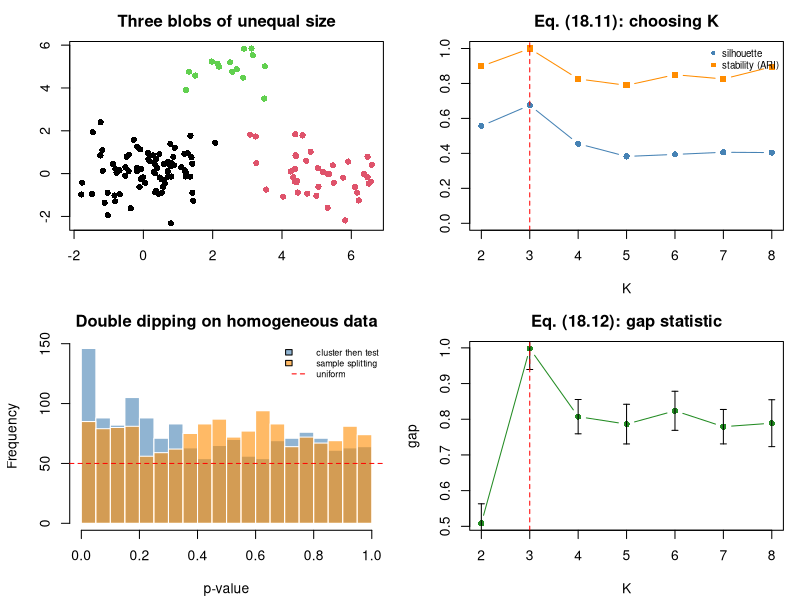

Write the R code that produced this figure.
#' ---
#' title: "Module 18 - Distances, clustering, and embeddings"
#' output: html_document
#' ---
#'
#' **Curriculum link:** `stats.md` -> Topic 18, equations (18.1)-(18.14)
#'
#' Clustering always returns clusters. Which would survive a different distance,
#' a different seed, or a different half of the data?
#'
#' ## What you will learn
#'
#' 1. The distance zoo (18.1)-(18.5) and the Euclidean/correlation identity (18.6).
#' 2. The curse of dimensionality (18.7).
#' 3. Linkage choice (18.8)-(18.9) and k-means (18.10).
#' 4. Choosing K: silhouette (18.11), gap statistic (18.12), **stability**.
#' 5. Double dipping: testing the features that defined the clusters.

#+ setup, message = FALSE
suppressPackageStartupMessages(library(cluster))
MODULE_NAME <- "18_distances_and_clustering"
OUT <- file.path(Sys.getenv("STATS_OUT", unset = "results"), MODULE_NAME)
dir.create(OUT, recursive = TRUE, showWarnings = FALSE)
header <- function(txt) cat("\n", strrep("=", 72), "\n", txt, "\n",
                            strrep("=", 72), "\n", sep = "")

#' ## 1. The distance zoo, eq. (18.1)-(18.6)

#+ distances
header("1. Different distances answer different questions (18.1)-(18.5)")
profiles <- rbind(geneA = 1:6, geneB = 11:16, geneC = 6:1)
corr_distance <- function(a, b) 1 - cor(a, b)                   # eq. (18.2)
cosine_distance <- function(a, b) 1 - sum(a*b)/(sqrt(sum(a^2))*sqrt(sum(b^2)))
bray_curtis <- function(a, b) sum(abs(a-b)) / sum(a+b)          # eq. (18.4)
cat(sprintf("  %-14s%11s%13s%9s%13s\n", "pair", "Euclidean", "correlation",
            "cosine", "Bray-Curtis"))
for (pr in list(c("geneA","geneB"), c("geneA","geneC"), c("geneB","geneC"))) {
  a <- profiles[pr[1], ]; b <- profiles[pr[2], ]
  cat(sprintf("  %-14s%11.3f%13.3f%9.3f%13.3f\n", paste(pr, collapse="-"),
              sqrt(sum((a-b)^2)), corr_distance(a,b), cosine_distance(a,b),
              bray_curtis(a,b)))
}
cat("\n  A-B: identical SHAPE, different level. Correlation distance says 0;\n")
cat("  Euclidean says 24.5. Choose the distance from the QUESTION.\n")
set.seed(1801)
p <- 50; xv <- rnorm(p); yv <- 0.6*xv + rnorm(p)
zx <- scale(xv)[, 1]; zy <- scale(yv)[, 1]
cat(sprintf("\n  Verifying eq. (18.6): d^2(z_x, z_y) = 2(p-1)(1-r)\n"))
cat(sprintf("    d^2 computed = %.6f\n", sum((zx-zy)^2)))
cat(sprintf("    2(p-1)(1-r)  = %.6f   <- identical\n", 2*(p-1)*(1-cor(xv,yv))))
cat("  Clustering z-scored features by Euclidean distance IS clustering by\n")
cat("  correlation. Knowing this prevents a lot of method-shopping.\n")

#' ## 2. The curse of dimensionality, eq. (18.7)

#+ curse
header("2. In high dimensions all points are equidistant (18.7)")
set.seed(1802)
cat(sprintf("  %14s%25s\n", "dimensions p", "(max-min)/min distance"))
for (pp in c(2, 10, 100, 1000, 10000)) {
  Xd <- matrix(rnorm(200*pp), 200)
  D <- as.matrix(dist(Xd)); diag(D) <- NA
  cat(sprintf("  %14s%25.4f\n", format(pp, big.mark = ","),
              mean((apply(D, 1, max, na.rm=TRUE) - apply(D, 1, min, na.rm=TRUE)) /
                     apply(D, 1, min, na.rm=TRUE))))
}
cat("\n  The contrast between nearest and farthest neighbour COLLAPSES. This is\n")
cat("  why every scRNA-seq pipeline builds its neighbour graph in the top ~30\n")
cat("  PCs, not in 20,000-dimensional gene space.\n")

#' ## 3. Linkage and k-means, eq. (18.8)-(18.10)

#+ linkage
header("3. Linkage choice changes the answer (18.8)-(18.10)")
set.seed(1803)
truth <- rep(1:3, c(80, 40, 15))
centres <- rbind(c(0,0), c(5,0), c(2.5,4.5))
Xb <- do.call(rbind, lapply(1:3, function(k)
  matrix(rnorm(c(80,40,15)[k]*2, rep(centres[k,], each=c(80,40,15)[k]), 0.9),
         ncol = 2)))
adj_rand <- function(a, b) {
  tab <- table(a, b); n <- sum(tab)
  sum_comb <- function(x) sum(choose(x, 2))
  idx <- sum_comb(tab); ea <- sum_comb(rowSums(tab)); eb <- sum_comb(colSums(tab))
  exp_idx <- ea * eb / choose(n, 2)
  (idx - exp_idx) / ((ea + eb)/2 - exp_idx)
}
D <- dist(Xb)
cat(sprintf("  %-14s%25s\n", "linkage", "adjusted Rand vs truth"))
for (meth in c("single", "complete", "average", "ward.D2"))
  cat(sprintf("  %-14s%25.3f\n", meth,
              adj_rand(truth, cutree(hclust(D, method = meth), 3))))
km <- kmeans(Xb, 3, nstart = 25)
cat(sprintf("  %-14s%25.3f\n", "k-means", adj_rand(truth, km$cluster)))
cat("\n  Single linkage chains and usually fails on omics data. Ward.D2\n")
cat("  REQUIRES Euclidean distance; applying it to a correlation distance is\n")
cat("  not meaningful. (Note ward.D2 expects ORDINARY distances, ward.D\n")
cat("  expects SQUARED ones - a common silent error.)\n")
cat("\n  k-means depends on INITIALISATION. On these well-separated blobs even\n")
cat("  nstart=1 succeeds, so a harder case is needed to see the problem -\n")
cat("  6 overlapping clusters in 10 dimensions:\n")
set.seed(18031)
n_k <- 6
cent <- matrix(rnorm(n_k * 10, 0, 1.3), n_k)
truth_h <- rep(seq_len(n_k), each = 30)
Xh <- cent[truth_h, ] + matrix(rnorm(n_k * 30 * 10, 0, 1.0), ncol = 10)
cat(sprintf("    %-12s%12s%10s%14s\n", "nstart", "ARI mean", "ARI min", "failures/20"))
for (ns in c(1, 5, 25)) {
  aris <- sapply(1:20, function(s) {
    set.seed(s); adj_rand(truth_h, kmeans(Xh, n_k, nstart = ns)$cluster) })
  cat(sprintf("    %-12d%12.3f%10.3f%14s\n", ns, mean(aris), min(aris),
              sprintf("%d/20", sum(aris < mean(aris) - 0.05))))
}
cat("    Lloyd's algorithm converges to a LOCAL optimum; nstart takes the best\n")
cat("    of several random starts. Use nstart >= 25 and report the seed.\n")

#' ## 4. Choosing K: silhouette, gap statistic, stability

#+ choosing-k
header("4. How many clusters? (18.11)-(18.12) and stability")
gap_statistic <- function(X, k_max = 8, B = 20) {
  Wk <- function(X, k) { km <- kmeans(X, k, nstart = 10)
                         sum(km$withinss) }
  mins <- apply(X, 2, min); maxs <- apply(X, 2, max)
  gaps <- sks <- numeric(k_max)
  for (k in 1:k_max) {
    logW <- log(Wk(X, k))
    ref <- replicate(B, log(Wk(mapply(function(lo, hi) runif(nrow(X), lo, hi),
                                      mins, maxs), k)))
    gaps[k] <- mean(ref) - logW                                 # eq. (18.12)
    sks[k] <- sd(ref) * sqrt(1 + 1/B)
  }
  list(gap = gaps, sk = sks)
}
cluster_stability <- function(X, k, n_boot = 40, frac = 0.8) {
  base <- kmeans(X, k, nstart = 25)$cluster
  mean(replicate(n_boot, {
    idx <- sample(nrow(X), floor(frac*nrow(X)))
    adj_rand(base[idx], kmeans(X[idx, ], k, nstart = 25)$cluster)
  }))
}
set.seed(1804)
gs <- gap_statistic(Xb, 8)
cat(sprintf("  %3s%13s%9s%10s%18s\n", "K", "silhouette", "gap", "gap s_k", "stability (ARI)"))
for (k in 2:8) {
  lab <- kmeans(Xb, k, nstart = 25)$cluster
  sil <- mean(silhouette(lab, D)[, 3])                          # eq. (18.11)
  cat(sprintf("  %3d%13.3f%9.3f%10.3f%18.3f\n", k, sil, gs$gap[k], gs$sk[k],
              cluster_stability(Xb, k)))
}
k_gap <- which(sapply(1:7, function(k) gs$gap[k] >= gs$gap[k+1] - gs$sk[k+1]))[1]
cat(sprintf("\n  gap-statistic rule selects K = %d   (truth: 3)\n", k_gap))
cat("\n  Negative control - ONE homogeneous Gaussian cloud, no clusters:\n")
set.seed(1805)
Xnull <- matrix(rnorm(135*2), 135)
gn <- gap_statistic(Xnull, 6)
for (k in 2:5) {
  lab <- kmeans(Xnull, k, nstart = 25)$cluster
  cat(sprintf("    K=%d: silhouette %.3f, gap %+.3f, stability %.3f\n", k,
              mean(silhouette(lab, dist(Xnull))[, 3]), gn$gap[k],
              cluster_stability(Xnull, k, n_boot = 20)))
}
cat("  Silhouette is POSITIVE even with no real structure - it ALWAYS finds\n")
cat("  something. The gap statistic and stability are far more informative.\n")

#' ## 5. Embedding distances and cluster areas are meaningless, eq. (18.14)
#'
#' Python's module uses t-SNE. The base R image has no t-SNE, but the point is
#' not specific to it: any embedding that preserves only LOCAL structure
#' discards global geometry. Non-metric MDS (`MASS::isoMDS`) makes this
#' explicit, because it fits the ORDER of the distances and not their size.

#+ embedding
header("5. Embedding distances and cluster areas are meaningless (18.14)")
set.seed(1804)
## Three groups at KNOWN, very different true separations.
g1 <- matrix(rnorm(60 * 10), 60)
g2 <- matrix(rnorm(60 * 10), 60); g2[, 1] <- g2[, 1] + 6    # near g1
g3 <- matrix(rnorm(60 * 10), 60); g3[, 1] <- g3[, 1] + 40   # VERY far
Xt <- rbind(g1, g2, g3)
lab <- rep(1:3, each = 60)
cen <- function(M) colMeans(M)
true_d12 <- sqrt(sum((cen(g1) - cen(g2))^2))
true_d13 <- sqrt(sum((cen(g1) - cen(g3))^2))
cat(sprintf("  TRUE centroid distances: d(1,2) = %.2f, d(1,3) = %.2f   ratio %.2f\n",
            true_d12, true_d13, true_d13 / true_d12))
D_emb <- dist(Xt)
cat(sprintf("\n  %-26s%13s%13s%8s\n", "embedding", "emb d(1,2)", "emb d(1,3)",
            "ratio"))
emb_ratio <- function(E) {
  a <- colMeans(E[lab == 1, ]); b <- colMeans(E[lab == 2, ])
  cc <- colMeans(E[lab == 3, ])
  c(sqrt(sum((a - b)^2)), sqrt(sum((a - cc)^2)))
}
## Metric MDS (PCA on distances) DOES preserve global geometry - the control.
e_cmd <- cmdscale(D_emb, k = 2)
r_ <- emb_ratio(e_cmd)
cat(sprintf("  %-26s%13.2f%13.2f%8.2f\n", "classical (metric) MDS", r_[1],
            r_[2], r_[2] / r_[1]))
## Non-metric MDS keeps only the RANK of the distances.
for (sd_ in c(1, 2)) {
  set.seed(sd_)
  init <- cmdscale(D_emb, k = 2) + matrix(rnorm(2 * nrow(Xt), 0, 5), ncol = 2)
  e <- suppressWarnings(MASS::isoMDS(D_emb, y = init, k = 2, trace = FALSE)$points)
  r_ <- emb_ratio(e)
  cat(sprintf("  %-26s%13.2f%13.2f%8.2f\n",
              sprintf("non-metric MDS, seed %d", sd_), r_[1], r_[2],
              r_[2] / r_[1]))
}
cat(sprintf("\n  The TRUE ratio is %.1f. Classical MDS reproduces it, because it
  minimises a METRIC stress and so keeps the geometry. Non-metric MDS does not:
  it only has to get the ORDER right, so it is free to place the far group at
  whatever distance makes the local structure fit, and the answer moves with
  the starting configuration.\n", true_d13 / true_d12))
cat("
  t-SNE and UMAP are further along the same spectrum. Both optimise a
  neighbourhood objective (eq. 18.14) that preserves LOCAL structure and
  deliberately discards global geometry, and both add a random initialisation
  on top. A t-SNE map's between-cluster gaps and cluster areas are artefacts of
  perplexity, initialisation and seed.

  NEVER: measure distances on a nonlinear embedding; compare cluster areas;
  report an embedding without the seed, perplexity or n_neighbors, and n_PCs
  used. If you need distances, compute them in the space you trust (the PCs),
  not on the picture.\n")

#' ## 6. Double dipping in clustering

#+ double-dipping
header("6. Testing the features that defined the clusters")
set.seed(1806)
n <- 100; G <- 1500
Xhom <- matrix(rnorm(n*G), n)               # ONE homogeneous population
lab2 <- kmeans(Xhom, 2, nstart = 25)$cluster
p_naive <- sapply(1:G, function(j) t.test(Xhom[lab2==1, j], Xhom[lab2==2, j])$p.value)
cat(sprintf("  Data: ONE homogeneous Gaussian cloud (n=%d, p=%d), no subgroups.\n", n, G))
cat(sprintf("  k-means K=2 cluster sizes: %s\n", paste(table(lab2), collapse = " ")))
cat(sprintf("  'differential' features at p < 0.05 : %.1f%%  (should be 5%%)\n",
            100*mean(p_naive < 0.05)))
cat(sprintf("  surviving BH FDR 0.05               : %d\n",
            sum(p.adjust(p_naive, "BH") < 0.05)))
split_test <- function(X, seed = 1) {
  ## Learn the separating direction on one half, apply it to the other.
  set.seed(seed)
  idx <- sample(nrow(X)); tr <- idx[1:(nrow(X)/2)]; te <- idx[-(1:(nrow(X)/2))]
  km_tr <- kmeans(X[tr, ], 2, nstart = 25)
  direction <- km_tr$centers[2, ] - km_tr$centers[1, ]
  proj <- X[te, ] %*% direction
  lt <- as.integer(proj > median(proj))
  sapply(seq_len(ncol(X)), function(j) t.test(X[te, j][lt==0], X[te, j][lt==1])$p.value)
}
p_split <- split_test(Xhom)
cat(sprintf("\n  With sample splitting (direction learned on half, tested on the other):\n"))
cat(sprintf("    'differential' features at p < 0.05 : %.1f%%\n", 100*mean(p_split < 0.05)))
cat(sprintf("    surviving BH FDR 0.05               : %d\n",
            sum(p.adjust(p_split, "BH") < 0.05)))
cat("\n  The decisive evidence against a noise cluster is FAILURE TO REPLICATE\n")
cat("  on held-out data. In practice the damage is larger than the p-value\n")
cat("  distribution suggests, because analysts report the TOP 'marker genes' -\n")
cat("  precisely the features the clustering selected on (stats.md Topic 21).\n")

#' ## 7. Figure

#+ figure
png(file.path(OUT, "clustering.png"), width = 1100, height = 800, res = 110)
par(mfrow = c(2, 2), mar = c(4.2, 4.2, 2.5, 1))
plot(Xb, col = truth, pch = 16, xlab = "", ylab = "",
     main = "Three blobs of unequal size")
ks <- 2:8
plot(ks, sapply(ks, function(k) mean(silhouette(kmeans(Xb,k,nstart=25)$cluster, D)[,3])),
     type = "b", pch = 16, col = "steelblue", ylim = c(0, 1), xlab = "K", ylab = "",
     main = "Eq. (18.11): choosing K")
lines(ks, sapply(ks, function(k) cluster_stability(Xb, k, n_boot = 20)),
      type = "b", pch = 15, col = "darkorange")
abline(v = 3, col = "red", lty = 2)
legend("topright", c("silhouette", "stability (ARI)"), col = c("steelblue","darkorange"),
       pch = c(16,15), bty = "n", cex = 0.7)
hist(p_naive, breaks = 30, col = adjustcolor("steelblue", 0.6), border = "white",
     main = "Double dipping on homogeneous data", xlab = "p-value")
hist(p_split, breaks = 30, col = adjustcolor("darkorange", 0.6), border = "white", add = TRUE)
abline(h = G/30, col = "red", lty = 2)
legend("topright", c("cluster then test", "sample splitting", "uniform"),
       fill = c(adjustcolor("steelblue",0.6), adjustcolor("darkorange",0.6), NA),
       border = c("black","black",NA), lty = c(NA,NA,2), col = c(NA,NA,"red"),
       bty = "n", cex = 0.65)
plot(ks, gs$gap[ks], type = "b", pch = 16, col = "forestgreen", xlab = "K",
     ylab = "gap", main = "Eq. (18.12): gap statistic")
arrows(ks, gs$gap[ks]-gs$sk[ks], ks, gs$gap[ks]+gs$sk[ks], code = 3, angle = 90,
       length = 0.03)
abline(v = 3, col = "red", lty = 2)
invisible(dev.off())
cat("\nFigure written to", file.path(OUT, "clustering.png"), "\n")

#' ## Decision rules (from `stats.md` Topic 18)
#'
#' 1. Pick the distance from the measurement scale.
#' 2. Cluster in a reduced space (top PCs) for high-dimensional data.
#' 3. Report K-selection evidence AND stability, not just a coloured plot.
#' 4. Never test the features that defined the clusters on the same data.
#' 5. Report seed, parameters and n_PCs for every embedding; quantify nothing
#'    on embedding coordinates.
#'
#' **Next:** `19_batch_effects.R`
